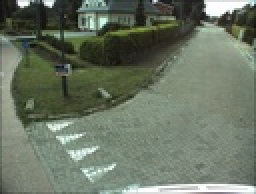
%> input picture train/00.000949.jpg, 128 x 97 px, shrunk from 1628 x 1236 before the run (shown 2 times larger); its folder holds 4 pictures in this run
$ octave Task2.m   (GNU Octave 9; MATLAB toolbox functions it lacks are replaced by stand-ins)
%> lines starting %> are read from the running program, lines starting %| are printed output that depends on the picture
### week2/mydilategray.m
function Dilation = mydilategray(im,se)
% mydilatengray
    % Generate a dilated image from an imput image
    %
    %    Parameter name      Value
    %    --------------      -----
    %    'im'                Input Image
    %    'se'               Morphological operator

rows = floor(size(se,1)/2);
cols = floor(size(se,2)/2);

%Pad array on all the sides
mask = padarray(im,[rows cols]);

for i = 1:size(mask,1)-(2*rows)
    for j = 1:size(mask,2)-(2*cols)
        temp = mask(i:i+(2*rows),j:j+(2*cols));

        for k = 1:size(se,1)
            for o = 1:size(se,2)
                if se(k,o) == 1
                else
                 temp(k,o) = 0;
                end
            end
        end

        a = max(max(temp(:)));
        Dilation(i,j) = a;

    end
end
end

### week2/myerosiongray.m
function Erosion = myerosiongray(im,se)
% myerosiongray
    % Generate a erosioned image from an imput image
    %
    %    Parameter name      Value
    %    --------------      -----
    %    'im'                Input Image
    %    'se'               Morphological operator

rows = floor(size(se,1)/2);
cols = floor(size(se,2)/2);

%Pad array on all the sides
mask = padarray(im,[rows cols]);

for i = 1:size(mask,1)-(2*rows)
    for j = 1:size(mask,2)-(2*cols)
        temp = mask(i:i+(2*rows),j:j+(2*cols));

        for k = 1:size(se,1)
            for o = 1:size(se,2)
                if se(k,o) == 1
                else
                 temp(k,o) = 256;
                end
            end
        end

        a = min(min(temp(:)));
        Erosion(i,j) = a;

    end
end
end

### week2/myTopHat.m
function TopHat = myTopHat(im,se)
% myTopHat
    % Performe the operator Top Hat that applies Opening and then calculates
    % the difference respect the image
    %
    %    Parameter name      Value
    %    --------------      -----
    %    'im'               Input image
    %    'se'               Structuring element

    Opening = myOpening(im,se);
    TopHat = im - Opening;

end

### week2/myDualTopHat.m
function DualTopHat = myDualTopHat(im,se)
% myDualTopHat
    % Performe the operator Dual Top Hat that applies the operator Closing
    % and then calculates the difference respect the image
    %
    %    Parameter name      Value
    %    --------------      -----
    %    'im'               Input image
    %    'se'               Structuring element

    Closing = myClosing(im,se);
    DualTopHat = Closing - im;

end

### week2/myClosing.m
function Closing = myClosing(im,se)
% myClosing
    % Performe the operator Closing that is a combination of Dilation and
    % Erosion
    %
    %    Parameter name      Value
    %    --------------      -----
    %    'im'               Input image
    %    'se'               Structuring element

    Dilation = mydilategray(im,se);
    Closing = myerosiongray(Dilation,se);

end

### week2/myOpening.m
function Opening = myOpening(im,se)
% myOpening
    % Performe the operator Opening that is a combination of Erosion and
    % Dilation
    %
    %    Parameter name      Value
    %    --------------      -----
    %    'im'               Input image
    %    'se'               Structuring element

    Erosion = myerosiongray(im,se);
    Opening = mydilategray(Erosion,se);

end

### week2/Task2.m
dirname = 'train';

imagefiles=dir(fullfile([dirname],'*.jpg'));
se=ones(3,3);


for i = 1:100

    im = imread(fullfile([dirname],imagefiles(i).name));
%> im is the input picture: size 97x128x3 uint8; mean R, G, B 106.8, 116.8, 100.5
    img = rgb2gray(im);

    tic
    im = imdilate(img,se);
%> im: size 97x128 uint8
    Total_Time_D(i) = toc;

    tic
    im = mydilategray(img,se);
%> in mydilategray, `mask = padarray(im,[rows cols]);`:
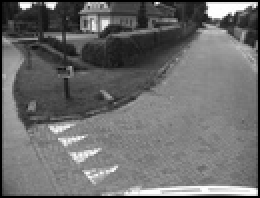
%> mask: size 99x130 uint8 (shown 2 times larger); min 0, max 255, mean 108
%> after the loop in mydilategray, `for i = 1:size(mask,1)-(2*rows)`: temp = [253 213 0; 219 185 0; 0 0 0]
    Total_Time_myD(i) = toc;

    tic
    im = imerode(img,se);
    Total_Time_E(i) = toc;

    tic
    im = myerosiongray(img,se);
%> after the loop in myerosiongray, `for i = 1:size(mask,1)-(2*rows)`:
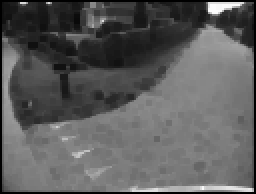
%> Erosion: size 97x128 uint8 (shown 2 times larger); min 0, max 253, mean 91.9
    Total_Time_myE(i) = toc;

    tic
    im = imopen(img,se);
    Total_Time_O(i) = toc;

    tic
    im = myOpening(img,se);
%> call 2 of mydilategray, with se = [1 1 1; 1 1 1; 1 1 1]
%> in mydilategray (call 2), `mask = padarray(im,[rows cols]);`:
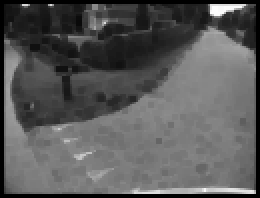
%> mask: size 99x130 uint8 (shown 2 times larger); min 0, max 253, mean 88.7
%> after the loop in mydilategray (call 2), `for i = 1:size(mask,1)-(2*rows)`: temp = [185 0 0; 0 0 0; 0 0 0]
    Total_Time_myO(i) = toc;

    tic
    im = imclose(img,se);
    Total_Time_C(i) = toc;

    tic
    im = myClosing(img,se);
%> call 3 of myerosiongray, with se = [1 1 1; 1 1 1; 1 1 1]
%> in myerosiongray (call 3), `mask = padarray(im,[rows cols]);`:
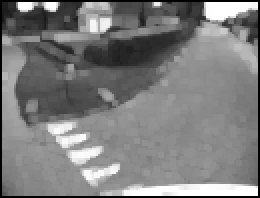
%> mask: size 99x130 uint8 (shown 2 times larger); min 0, max 255, mean 125.1
%> after the loop in myerosiongray (call 3), `for i = 1:size(mask,1)-(2*rows)`:
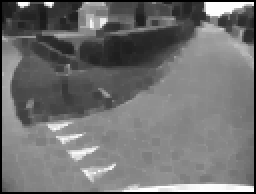
%> Erosion: size 97x128 uint8 (shown 2 times larger); min 0, max 255, mean 112.9
%> after the loop in myerosiongray (call 3), `for i = 1:size(mask,1)-(2*rows)`: temp = [253 253 0; 253 253 0; 0 0 0]
    Total_Time_myC(i) = toc;

    tic
    im = imtophat(img,se);
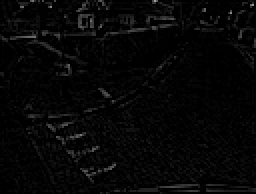
%> im: size 97x128 uint8 (shown 2 times larger); min 0, max 157, mean 6.5
    Total_Time_TH(i) = toc;

    tic
    im = myTopHat(img,se);
    Total_Time_myTH(i) = toc;

    tic
    im = imbothat(img,se);
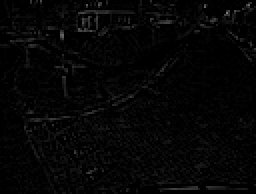
%> im: size 97x128 uint8 (shown 2 times larger); min 0, max 124, mean 5.3
    Total_Time_DTH(i) = toc;

    tic
    im = myDualTopHat(img,se);
    Total_Time_myDTH(i) = toc;

end
%> pass 2 of the loop `for i = 1:100`:
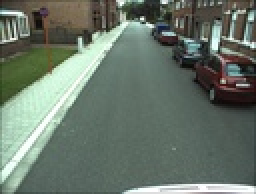
%> input picture train/00.001150.jpg, 128 x 97 px, shrunk from 1628 x 1236 before the run (shown 2 times larger)
%> im is the input picture: size 97x128x3 uint8; mean R, G, B 105.2, 118, 106.2
%> after the loop in myerosiongray (call 8), `for i = 1:size(mask,1)-(2*rows)`:
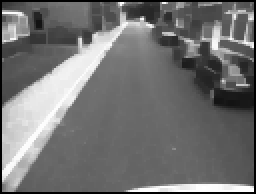
%> Erosion: size 97x128 uint8 (shown 2 times larger); min 0, max 255, mean 113.9
%> after the loop in myerosiongray (call 8), `for i = 1:size(mask,1)-(2*rows)`: temp = [254 254 0; 254 254 0; 0 0 0]
%> `im = imbothat(img,se);`:
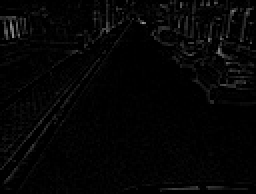
%> im: size 97x128 uint8 (shown 2 times larger); min 0, max 150, mean 4.9
%> (the run ends here)
